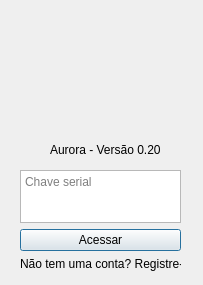
<?xml version="1.0" encoding="UTF-8"?>
<ui version="4.0">
 <class>login_dialog</class>
 <widget class="QDialog" name="login_dialog">
  <property name="geometry">
   <rect>
    <x>0</x>
    <y>0</y>
    <width>203</width>
    <height>285</height>
   </rect>
  </property>
  <property name="windowTitle">
   <string>Dialog</string>
  </property>
  <widget class="QWidget" name="verticalLayoutWidget">
   <property name="geometry">
    <rect>
     <x>20</x>
     <y>170</y>
     <width>161</width>
     <height>101</height>
    </rect>
   </property>
   <layout class="QVBoxLayout" name="verticalLayout">
    <item>
     <widget class="QTextEdit" name="text_serial_key">
      <property name="sizePolicy">
       <sizepolicy hsizetype="Expanding" vsizetype="Maximum">
        <horstretch>0</horstretch>
        <verstretch>0</verstretch>
       </sizepolicy>
      </property>
      <property name="placeholderText">
       <string>Chave serial</string>
      </property>
     </widget>
    </item>
    <item>
     <widget class="QPushButton" name="button_ok">
      <property name="text">
       <string>Acessar</string>
      </property>
     </widget>
    </item>
    <item>
     <widget class="QLabel" name="create_account">
      <property name="text">
       <string>Não tem uma conta? Registre-se.</string>
      </property>
     </widget>
    </item>
   </layout>
  </widget>
  <widget class="QLabel" name="label">
   <property name="geometry">
    <rect>
     <x>30</x>
     <y>10</y>
     <width>141</width>
     <height>131</height>
    </rect>
   </property>
   <property name="text">
    <string/>
   </property>
   <property name="pixmap">
    <pixmap>images/square logo.png</pixmap>
   </property>
   <property name="scaledContents">
    <bool>true</bool>
   </property>
  </widget>
  <widget class="QLabel" name="label_2">
   <property name="geometry">
    <rect>
     <x>50</x>
     <y>140</y>
     <width>141</width>
     <height>20</height>
    </rect>
   </property>
   <property name="text">
    <string>Aurora - Versão 0.20</string>
   </property>
  </widget>
 </widget>
 <resources/>
 <connections/>
</ui>
